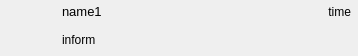
<?xml version="1.0" encoding="UTF-8"?>
<ui version="4.0">
 <class>MessageItem</class>
 <widget class="QWidget" name="MessageItem">
  <property name="geometry">
   <rect>
    <x>0</x>
    <y>0</y>
    <width>358</width>
    <height>56</height>
   </rect>
  </property>
  <property name="windowTitle">
   <string>Form</string>
  </property>
  <widget class="QWidget" name="layoutWidget">
   <property name="geometry">
    <rect>
     <x>0</x>
     <y>0</y>
     <width>351</width>
     <height>51</height>
    </rect>
   </property>
   <layout class="QHBoxLayout" name="horizontalLayout_3">
    <item>
     <layout class="QHBoxLayout" name="horizontalLayout">
      <item>
       <widget class="QLabel" name="labred">
        <property name="minimumSize">
         <size>
          <width>10</width>
          <height>10</height>
         </size>
        </property>
        <property name="maximumSize">
         <size>
          <width>10</width>
          <height>10</height>
         </size>
        </property>
        <property name="text">
         <string/>
        </property>
       </widget>
      </item>
      <item>
       <widget class="QWidget" name="widPicturePer" native="true">
        <property name="minimumSize">
         <size>
          <width>40</width>
          <height>40</height>
         </size>
        </property>
        <property name="maximumSize">
         <size>
          <width>40</width>
          <height>40</height>
         </size>
        </property>
       </widget>
      </item>
     </layout>
    </item>
    <item>
     <layout class="QVBoxLayout" name="verticalLayout_5">
      <item>
       <layout class="QHBoxLayout" name="horizontalLayout_2">
        <item>
         <widget class="QLabel" name="labNameMess">
          <property name="font">
           <font>
            <family>Microsoft YaHei UI</family>
            <pointsize>10</pointsize>
           </font>
          </property>
          <property name="text">
           <string>name1</string>
          </property>
         </widget>
        </item>
        <item>
         <spacer name="horizontalSpacer">
          <property name="orientation">
           <enum>Qt::Horizontal</enum>
          </property>
          <property name="sizeHint" stdset="0">
           <size>
            <width>40</width>
            <height>20</height>
           </size>
          </property>
         </spacer>
        </item>
        <item>
         <widget class="QLabel" name="labTimer">
          <property name="font">
           <font>
            <family>Microsoft YaHei UI</family>
           </font>
          </property>
          <property name="text">
           <string>time</string>
          </property>
          <property name="alignment">
           <set>Qt::AlignRight|Qt::AlignTrailing|Qt::AlignVCenter</set>
          </property>
         </widget>
        </item>
       </layout>
      </item>
      <item>
       <widget class="QLabel" name="labInform">
        <property name="font">
         <font>
          <family>Microsoft YaHei UI</family>
         </font>
        </property>
        <property name="text">
         <string>inform</string>
        </property>
       </widget>
      </item>
     </layout>
    </item>
   </layout>
  </widget>
  <zorder>layoutWidget</zorder>
  <zorder></zorder>
  <zorder>labTimer</zorder>
 </widget>
 <resources/>
 <connections/>
</ui>
